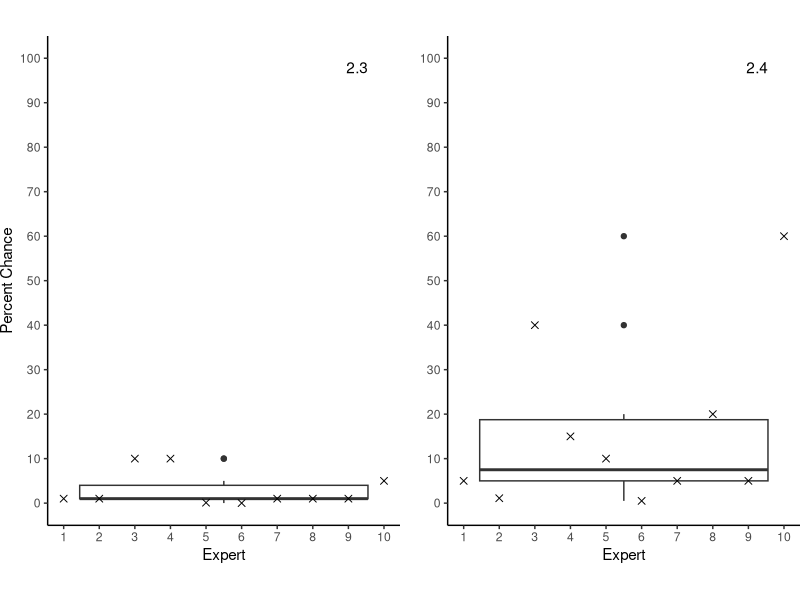
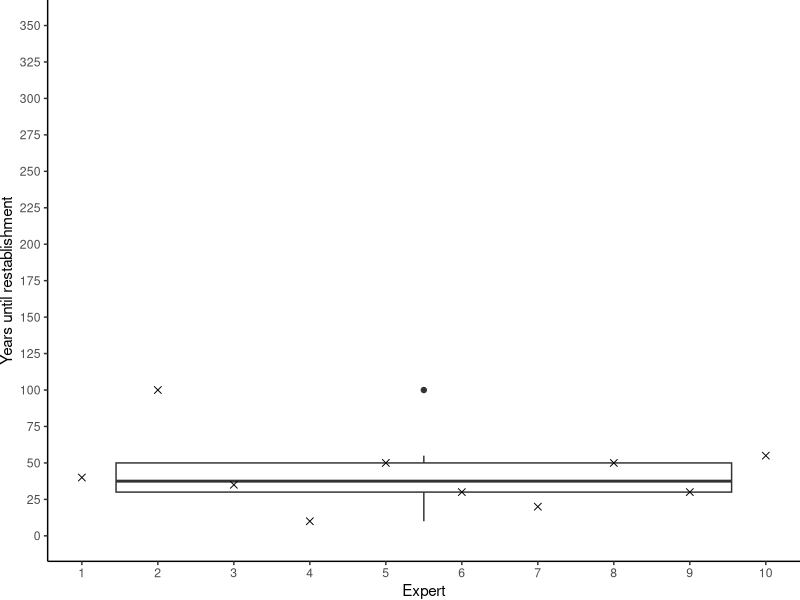
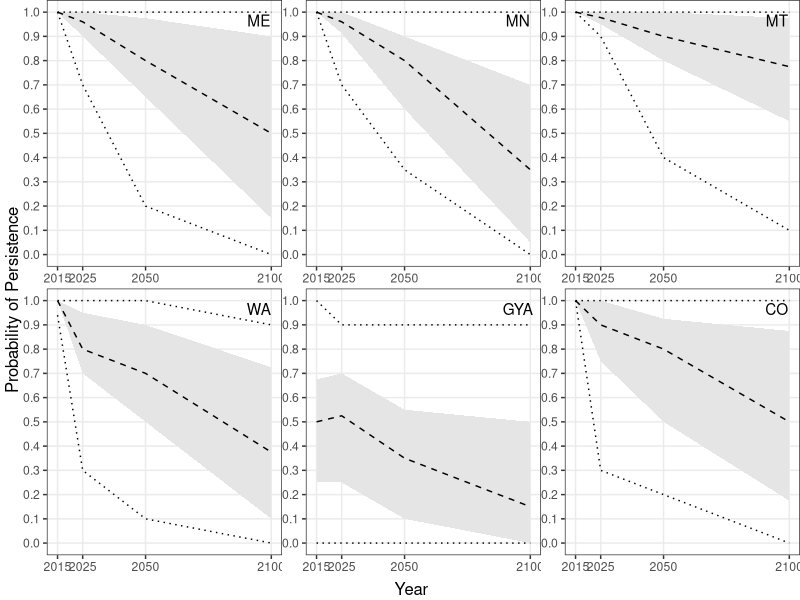
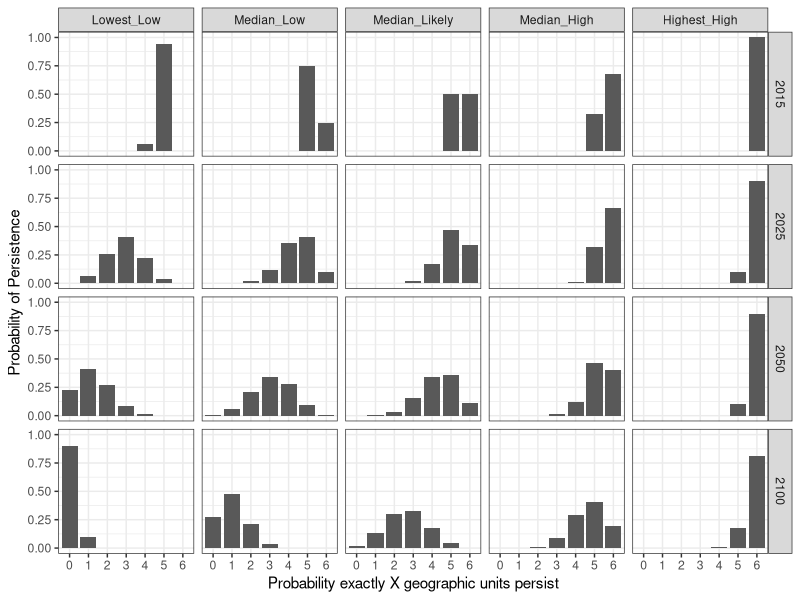
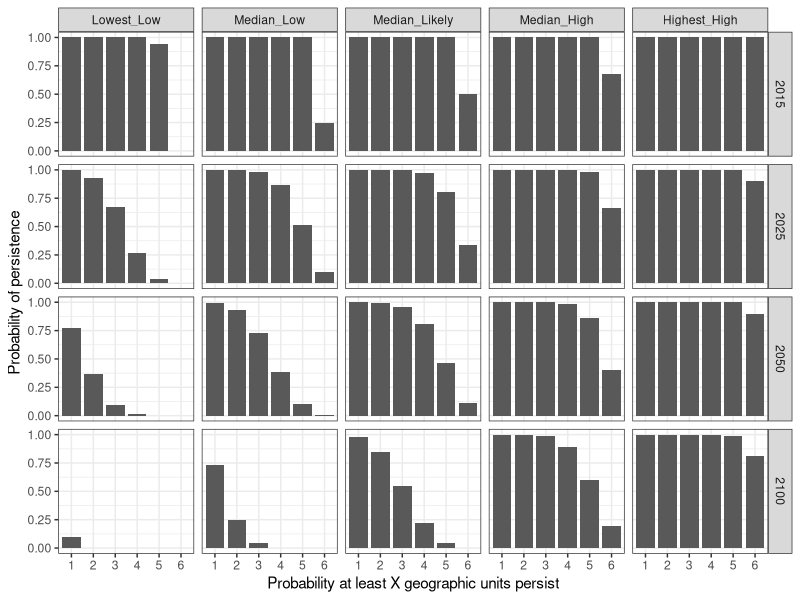

Generate these figures, in order, with R:
## ---- chunk 1
# Clear workspace
rm(list=ls())

# Load libraries
# ----Packages for Manipulating & Visualizing Data-----------
library(reshape2) # package for manipulating data
library(ggplot2) # package for plotting data
library(gridExtra) # package for manipulating the plotting window
library(plyr)
library(knitr)
opts_chunk$set(tidy.opts=list(width.cutoff=80),tidy=TRUE)
## ---- chunk 2
# Responses to redundancy question 3, entered by hand from the response record
redundancy3<-data.frame(expert<-c(1,2,3,4,5,6,7,8,9,10),
                        Q3<-c(1,1,10,10,0.1,0.01,1,1,1,5))
# Name the data columns for data on question 3
names(redundancy3)<-c("Expert","Q3")

# Create the plot for the responses to redundancy question 3
plot.Q3<-ggplot(redundancy3,aes(Expert,Q3))
Q3<-plot.Q3 + geom_boxplot() + geom_point(size=2,shape=4) +
  scale_x_continuous(breaks=seq(1,10,1)) + theme_bw() +
  theme(panel.border = element_blank(), panel.grid.major = element_blank(),
        panel.grid.minor = element_blank(),
        axis.line = element_line(colour = "black"),
        plot.margin=grid::unit(c(0,0,0,0), "mm")) +
  ylab("Percent Chance")+xlab("Expert") +
  scale_y_continuous(limits=c(0,100),breaks = seq(0,100,10)) +
  annotate("text",x=9.25,y=98,label="2.3") +  coord_fixed(0.125) 
# ggplot is the ploting function, geom_boxplot creates the boxplot and 
# geom_point adds data points to the figure.  Theme controls the format of the 
# plot, ylab and xlab and axis labels, scale_y_continuous controls the axis 
# range, and annotate adds a figure number

# Responses to redundancy question 4, entered by hand from the response record
redundancy4<-data.frame(expert<-c(1,2,3,4,5,6,7,8,9,10),
                        Q4<-c(5,1.1,40,15,10,0.5,5,20,5,60))
# Name the data columns for data on question 4
names(redundancy4)<-c("Expert","Q4")

# Create the plot for the responses to redundancy question 4
plot.Q4<-ggplot(redundancy4,aes(expert,Q4))
Q4<-plot.Q4 + geom_boxplot() + geom_point(size=2,shape=4)+
  scale_x_continuous(breaks=seq(1,10,1)) + theme_bw() +   ylab("") + 
  theme(panel.border = element_blank(), 
        panel.grid.major = element_blank(),
        panel.grid.minor = element_blank(),
        axis.line = element_line(colour = "black"),
        plot.margin=grid::unit(c(0,0,0,0), "mm")) + 
        xlab("Expert") + 
        scale_y_continuous(limits=c(0,100),breaks = seq(0,100,10)) +
        annotate("text",x=9.25,y=98,label="2.4") + 
        coord_fixed(0.125)
# Same plot a for question 3, different data

# Arrange and print the plots as a single figure
grid.arrange(Q3,Q4,ncol=2)
## ---- chunk 3
# Responses to redundancy question 5, entered by hand from the response files
redundancy5<-data.frame(expert<-rep(c(1,2,3,4,5,6,7,8,9,10),4),
      point<-c(rep("longest",10),rep("shortest",10),
               rep("most likely",10),rep("confidence",10)),
      value<-c(100,300,60,NA,100,50,25,NA,100,200,10,15,15,1,25,20,15,15,20,15,
               40,100,35,10,50,30,20,50,30,55,50,80,5,100,75,90,90,40,50,50))
# Name the data columns for data on redundancy question 5
names(redundancy5)<-c("expert","point","value")

# Manipulate data to ease calculations
redundancy.df<-dcast(redundancy5,expert~point)

# Compute 95% confidence bound for shortest time period
redundancy.df$shortest.95<-round(((redundancy.df$shortest-redundancy.df$most)/
                              redundancy.df$confidence)*95+redundancy.df$most)
# Compute 95% confidence bound for longest time period
redundancy.df$longest.95<- round(((redundancy.df$longest-redundancy.df$most)/
                              redundancy.df$confidence)*95+redundancy.df$most)

# Manipulate data again to ease figure production
redundancy5<-melt(redundancy.df,id.vars="expert")
redundancy5$value[redundancy5$value<0]<-0
redundancy5$variable<-factor(redundancy5$variable)
redundancy5$variable<-factor(redundancy5$variable,
                             levels(redundancy5$variable)[c(6,4,3,2,5,1)])

# Create the boxplot for the responses to redundancy question 5
plot.Q5.box<-ggplot(redundancy5[c(21:30),],aes(x=expert,y=value))
Q5.box<-plot.Q5.box +  geom_boxplot() +geom_point(size=2,shape=4) +
  ylab("Years until restablishment") + xlab("Expert") +  theme_bw() +
  theme(panel.border = element_blank(), panel.grid.major = element_blank(),
        panel.grid.minor = element_blank(), 
        axis.line = element_line(colour = "black"),
        plot.margin=grid::unit(c(0,0,0,0), "mm")) +
  scale_y_continuous(limits=c(0,350),breaks = seq(0,350,25)) + 
  scale_x_continuous(breaks = seq(0,10))
# Similar to the formating for Q3 & Q4

# Print the plot
Q5.box

# Create a table from a series of columns summaries to display the 
# responses to question 5
tableQ5<-matrix(c(
  median(redundancy5[redundancy5$variable=='most likely','value']),
  median(redundancy5[redundancy5$variable=='shortest.95','value']),
  median(redundancy5[redundancy5$variable=='longest.95','value'],na.rm=T)),
  nrow = 1)
tableQ5<-data.frame(tableQ5)
names(tableQ5)<-c("Median Years for Reestablishement","Median Lower 95% CI", "Median Upper 95% CI")

# Display the table
kable(tableQ5)
## ---- chunk 4

# read in resiliency data and organize it
# read in data file from workhop
resiliency.data<-read.csv("Resiliency Responses.csv")
# name the columns of data
names(resiliency.data)<-c("Geographic.Unit","Expert","Time.Period",
                          "Highest","Most.Likely","Lowest")
# reorganize the data and reassign names
resiliency.data<-melt(resiliency.data,c("Geographic.Unit","Expert",
                                        "Time.Period"))
names(resiliency.data)<-c("Geographic.Unit","Expert","Time.Period",
                          "Probability","value")
# make the expert column a factor for use in plotting
resiliency.data$Expert<-as.factor(resiliency.data$Expert)

# Filter by geographic unit
r.ME<-resiliency.data[resiliency.data$Geographic.Unit==
                        "Maine/NE",]
r.MN<-resiliency.data[resiliency.data$Geographic.Unit==
                        "MN/Lakes States",]
r.MT<-resiliency.data[resiliency.data$Geographic.Unit==
                        "Northwest MT/ NE Idaho",]
r.WA<-resiliency.data[resiliency.data$Geographic.Unit==
                        "Washington",]
r.GYA<-resiliency.data[resiliency.data$Geographic.Unit==
                         "Greater Yellowstone Area",]
r.CO<-resiliency.data[resiliency.data$Geographic.Unit==
                        "Colorado",]

# Compute Median value by Geographic Unit, Probabiliy, and Time Period
r.medians<-ddply(resiliency.data, .(Geographic.Unit,Probability,Time.Period),
                 summarise, median = median(value, na.rm = TRUE))
r.medians<-dcast(r.medians,Geographic.Unit+Time.Period~Probability)

# Filter by geographic unit
rm.ME<-r.medians[r.medians$Geographic.Unit=="Maine/NE",]
rm.MN<-r.medians[r.medians$Geographic.Unit=="MN/Lakes States",]
rm.MT<-r.medians[r.medians$Geographic.Unit=="Northwest MT/ NE Idaho",]
rm.WA<-r.medians[r.medians$Geographic.Unit=="Washington",]
rm.GYA<-r.medians[r.medians$Geographic.Unit=="Greater Yellowstone Area",]
rm.CO<-r.medians[r.medians$Geographic.Unit=="Colorado",]

# Create plot for each geographic unit

# Plot the probability of persistence responses at each time point by first 
# providing the y and x values to plot, the scale of the x and y axis.
# Geom_ribbon creates the confidence interval and geom_point displays the
# responses from each expert. The stat_summary lines create lines on the plot
# for the bounds across experts, and the median of the high and low responses. 

#Maine/NE (ME)
res.plot.ME <- ggplot(r.ME,aes(y=value, x=Time.Period)) + theme_bw() +
  scale_x_continuous(breaks=c(2015,2025,2050,2100)) +
  scale_y_continuous(limits=c(0,1),
                     breaks=c(0,0.1,0.2,0.3,0.4,0.5,0.6,0.7,0.8,0.9,1)) +
  geom_ribbon(data=rm.ME,aes(y=Most.Likely,ymin=Lowest, ymax=Highest),
              fill="grey90") +
  stat_summary(data=r.ME[r.ME$Probability=="Highest",],geom="line",fun.y="max",
               linetype="dotted") +
  stat_summary(data=r.ME[r.ME$Probability=="Lowest",],geom="line",fun.y="min",
               linetype="dotted") +
  stat_summary(data=r.ME[r.ME$Probability=="Most.Likely",],geom="line",
               fun.y="median",linetype="dashed") +
  annotate("text",x=2095,y=0.965,label="ME") +  
  theme(axis.title.x=element_blank(),
        axis.title.y=element_blank(),panel.grid.minor = element_blank(),
        plot.margin=grid::unit(c(0,0,0.75,0), "mm"))

#MN/Lakes States(MN)
res.plot.MN <- ggplot(r.MN, aes(y=value, x=Time.Period))+theme_bw() +
  scale_x_continuous(breaks=c(2015,2025,2050,2100)) +
  scale_y_continuous(limits=c(0,1),
                     breaks=c(0,0.1,0.2,0.3,0.4,0.5,0.6,0.7,0.8,0.9,1)) +
  geom_ribbon(data=rm.MN,aes(y=Most.Likely,ymin=Lowest, ymax=Highest),
              fill="grey90") +
  stat_summary(data=r.MN[r.MN$Probability=="Highest",],geom="line",fun.y="max",
               linetype="dotted") +
  stat_summary(data=r.MN[r.MN$Probability=="Lowest",],geom="line",fun.y="min",
               linetype="dotted") +
  stat_summary(data=r.MN[r.MN$Probability=="Most.Likely",],geom="line",
               fun.y="median",linetype="dashed") +
  annotate("text",x=2095,y=0.965,label="MN") +  
  theme(legend.position="none",axis.title.x=element_blank(),
        axis.title.y=element_blank(),panel.grid.minor = element_blank(),
        plot.margin=grid::unit(c(0,0,0.75,0), "mm"))

#Northwest MT/ NE Idaho
res.plot.MT <- ggplot(r.MT, aes(y=value, x=Time.Period))+theme_bw() +
  scale_x_continuous(breaks=c(2015,2025,2050,2100)) + 
  scale_y_continuous(limits=c(0,1),
                     breaks=c(0,0.1,0.2,0.3,0.4,0.5,0.6,0.7,0.8,0.9,1)) +
  geom_ribbon(data=rm.MT,aes(y=Most.Likely,ymin=Lowest, ymax=Highest),
              fill="grey90") +
  stat_summary(data=r.MT[r.MT$Probability=="Highest",],geom="line",fun.y="max",
               linetype="dotted") +
  stat_summary(data=r.MT[r.MT$Probability=="Lowest",],geom="line",fun.y="min",
               linetype="dotted") +
  stat_summary(data=r.MT[r.MT$Probability=="Most.Likely",],geom="line",
               fun.y="median",linetype="dashed") +
  annotate("text",x=2095,y=0.965,label="MT") +  
  theme(legend.position="none",axis.title.x=element_blank(),
        axis.title.y=element_blank(),panel.grid.minor = element_blank(),
        plot.margin=grid::unit(c(0,0,0.75,0), "mm"))

#Washington
res.plot.WA <- ggplot(r.WA, aes(y=value, x=Time.Period)) + theme_bw() +
  scale_x_continuous(breaks=c(2015,2025,2050,2100)) + 
  scale_y_continuous(limits=c(0,1),
                     breaks=c(0,0.1,0.2,0.3,0.4,0.5,0.6,0.7,0.8,0.9,1))+
  geom_ribbon(data=rm.WA,aes(y=Most.Likely,ymin=Lowest, ymax=Highest),
              fill="grey90") +
  stat_summary(data=r.WA[r.WA$Probability=="Highest",],geom="line",fun.y="max",
               linetype="dotted") +
  stat_summary(data=r.WA[r.WA$Probability=="Lowest",],geom="line",fun.y="min",
               linetype="dotted") +
  stat_summary(data=r.WA[r.WA$Probability=="Most.Likely",],geom="line",
               fun.y="median",linetype="dashed") +
  annotate("text",x=2095,y=0.965,label="WA") +  
  theme(legend.position="none",axis.title.x=element_blank(),
        axis.title.y=element_blank(),panel.grid.minor = element_blank(),
        plot.margin=grid::unit(c(0,0,0.75,0), "mm"))

#Greater Yellowstone Area
res.plot.GYA <- ggplot(r.GYA, aes(y=value, x=Time.Period)) + theme_bw() +
  scale_x_continuous(breaks=c(2015,2025,2050,2100)) + 
  scale_y_continuous(limits=c(0,1),
                     breaks=c(0,0.1,0.2,0.3,0.4,0.5,0.6,0.7,0.8,0.9,1)) +
  geom_ribbon(data=rm.GYA,aes(y=Most.Likely,ymin=Lowest, ymax=Highest),
              fill="grey90") +
  stat_summary(data=r.GYA[r.GYA$Probability=="Highest",],geom="line",
               fun.y="max",linetype="dotted") +
  stat_summary(data=r.GYA[r.GYA$Probability=="Lowest",],geom="line",
               fun.y="min",linetype="dotted") +
  stat_summary(data=r.GYA[r.GYA$Probability=="Most.Likely",],geom="line",
               fun.y="median",linetype="dashed") +
  annotate("text",x=2095,y=0.965,label="GYA") +  
  theme(legend.position="none",axis.title.x=element_blank(),
        axis.title.y=element_blank(),panel.grid.minor = element_blank(),
        plot.margin=grid::unit(c(0,0,0.75,0), "mm"))

#Colorado
res.plot.CO <- ggplot(r.CO, aes(y=value, x=Time.Period)) + theme_bw() +
  scale_x_continuous(breaks=c(2015,2025,2050,2100)) + 
  scale_y_continuous(limits=c(0,1),
                     breaks=c(0,0.1,0.2,0.3,0.4,0.5,0.6,0.7,0.8,0.9,1)) + 
  geom_ribbon(data=rm.CO,aes(y=Most.Likely,ymin=Lowest, ymax=Highest),
              fill="grey90") +
  stat_summary(data=r.CO[r.CO$Probability=="Highest",],geom="line",fun.y="max",
               linetype="dotted") +
  stat_summary(data=r.CO[r.CO$Probability=="Lowest",],geom="line",fun.y="min",
               linetype="dotted") +
  stat_summary(data=r.CO[r.CO$Probability=="Most.Likely",],geom="line",
               fun.y="median",linetype="dashed") +
  annotate("text",x=2095,y=0.965,label="CO") +  
  theme(legend.position="none",axis.title.x=element_blank(),
        axis.title.y=element_blank(),panel.grid.minor = element_blank(),
        plot.margin=grid::unit(c(0,0,0.75,0), "mm"))

#Plot
grid.arrange(res.plot.ME,res.plot.MN,res.plot.MT,res.plot.WA,res.plot.GYA,
             res.plot.CO,ncol=3,left="Probability of Persistence",bottom="Year")
## ---- chunk 5
# Summaries of median probabilities
# create empty vector to bind results to
r.summary<-0

# loop through data to compute median and find max and min
for (i in unique(resiliency.data$Geographic.Unit)){
  for (j in unique(resiliency.data$Time.Period)){
    for (k in unique(resiliency.data$Probability)){
      r.summary<-rbind(r.summary,
            c(i,j,k,"median",median(resiliency.data[
              resiliency.data$Geographic.Unit==i&resiliency.data$Time.Period==j
              &resiliency.data$Probability==k,"value"],na.rm=T),
              "max",max(resiliency.data[resiliency.data$Geographic.Unit==i
              &resiliency.data$Time.Period==j&resiliency.data$Probability==k,
              "value"],na.rm=T),
              "min",min(resiliency.data[resiliency.data$Geographic.Unit==i&
              resiliency.data$Time.Period==j&resiliency.data$Probability==k,
              "value"],na.rm=T)))
    }
  }
}
# Remove empty first row
r.summary<-r.summary[-1,]
# Convert to data.frame and name columns
r.summary<-data.frame(Geographic.Unit=r.summary[,1],Time.Period=r.summary[,2],
                      Probability=r.summary[,3],median=r.summary[,5],
                      max=r.summary[,7],min=r.summary[,9])
# Organize for easier processing and graphing
r.summary<-melt(r.summary,id.vars=c("Geographic.Unit","Time.Period",
                                    "Probability"),
                measure.vars=c("median","max","min"))

# Remove unwanted rows
r.summary.big<-r.summary[!(r.summary$Probability=="Highest"&
                             r.summary$variable=="min"),]
r.summary.big<-r.summary.big[!(r.summary.big$Probability=="Lowest"&
                                 r.summary.big$variable=="max"),]
r.summary.big<-r.summary.big[!(r.summary.big$Probability=="Most.Likely"&
                                 r.summary.big$variable=="min"),]
r.summary.big<-r.summary.big[!(r.summary.big$Probability=="Most.Likely"&
                                 r.summary.big$variable=="max"),]
# order the data by time period, variable, and probability
r.summary.big<-r.summary.big[order(r.summary.big$Time.Period,
                                   r.summary.big$variable,
                                   r.summary.big$Probability),]
# number the rows
row.names(r.summary.big)<-1:nrow(r.summary.big)


convolve.binomial <- function(p) {
  # p is a vector of probabilities of Bernoulli distributions.
  # here p is response for the probability of each geographic unit persisting
  # The convolution of these distributions is returned as a vector
  # `z` where z[i] is the probability of i-1, i=1, 2, ..., length(p)+1.
  n <- length(p) + 1
  z <- c(1, rep(0, n-1))
  sapply(p, function(q) {z <<- (1-q)*z + q*(c(0, z[-n])); q})
  z
}

n<-1:nrow(r.summary.big) # variable for rows in results
#Create a list to store results
p.results<-list(name=character(0),p=matrix(NA,max(n)/6,7))
# convert the list structure to character
r.summary.big[]<-lapply(r.summary.big,as.character)
# Name the results in the first element of the list and assign the results of 
# the convolve function to the for (i in n[seq(1, length(n), 6)]){
for (i in n[seq(1, length(n), 6)]){
  j<-(i+5)/6
  p.results$name[j]<-paste(r.summary.big[i,2],".",r.summary.big[i,3],".",
                           r.summary.big[i,4])
  p.results$p[j,]<-convolve.binomial(as.numeric(r.summary.big[i:(i+5),5]))
}

#Manipulate the results
# flip the resulting persistence probabilities from the convolve function
#  horizontally to order from 6 persisting to 1
p.results$p<-p.results$p[,ncol(p.results$p):1]
# Name the columns
colnames(p.results$p)<-c(6,5,4,3,2,1,0)
# Name the rows
rownames(p.results$p)<-p.results$name
# drop the name portion of the list and retain the matrix only
p.results<-p.results$p
# Compute cumulative probabilities of persistence
c.results <- t(apply(p.results, 1, cumsum))
p.results<-melt(p.results) # Reorganize the results
names(p.results)<-c("name","Units", "Probability") # add names to the columns
# edit the text in the results, extracting the time period
Time.Period <- sub(" .*","", p.results[,1])
# combine them
p.results<-cbind(p.results,Time.Period)
# edit the text of the first column
p.results[,1]<-gsub(" . ",".",p.results[,1])
p.results[,1]<-substr(p.results[,1],6,100)
p.results[,1]<-gsub(" ","",p.results[,1])
# label the result probability type
p.results$Variable<-rep("Probability",nrow(p.results))
# Repeat for the cumulative probability results
c.results<-melt(c.results)
names(c.results)<-c("name","Units", "Probability")
Time.Period <- sub(" .*","", c.results[,1])
c.results<-cbind(c.results,Time.Period)
c.results[,1]<-gsub(" . ",".",c.results[,1])
c.results[,1]<-substr(c.results[,1],6,100)
c.results[,1]<-gsub(" ","",c.results[,1])
c.results$Variable<-rep("Cumulative Probability",nrow(c.results))
# Combine the results
res.summary.data<-rbind(p.results,c.results)
# Change the names, create a data.frame for each figure,
# Convert the unit column to a factor, and order the factors for the figure
res.summary.data[res.summary.data$name=="Highest.max","name"]<-"Highest_High"
res.summary.data[res.summary.data$name=="Highest.median","name"]<-"Median_High"
res.summary.data[res.summary.data$name=="Most.Likely.median","name"]<-
  "Median_Likely"
res.summary.data[res.summary.data$name=="Lowest.median","name"]<-"Median_Low"
res.summary.data[res.summary.data$name=="Lowest.min","name"]<-"Lowest_Low"

# Separate the data by probablity of a given number of units persisting and the
# cumulative probability that at least a given number persist
res.summary.p<-res.summary.data[res.summary.data$Variable =="Probability",]
res.summary.cp<-res.summary.data[res.summary.data$Variable==
                                   "Cumulative Probability",]

# Create factors and sort data for plotting
res.summary.p$Units<-factor(res.summary.p$Units, 
                            levels=c("0","1","2","3","4","5","6"))
res.summary.p$name<-factor(res.summary.p$name,
                           levels = c('Lowest_Low','Median_Low','Median_Likely',
                                      'Median_High','Highest_High'))
res.summary.p<-res.summary.p[order(res.summary.p[,4],res.summary.p[,1],
                                   res.summary.p[,2]),]

#Create plot
res.plot.summary.p <- ggplot(data=res.summary.p,aes(y=Probability,x=Units)) +
  geom_bar(stat="identity", width=0.85) + facet_grid(Time.Period~name) + 
  scale_x_discrete(limits=c("0","1","2","3","4","5","6"),
                   labels=c("0","1","2","3","4","5","6")) + 
  xlab("Probability exactly X geographic units persist") + 
  ylab("Probability of Persistence") + theme_bw()
# select the data for the probability density figure, 
# assign the x and y variables; select the data for the probability density 
# figure, assign the x and y variables for ploting, make a bar graph, 
# add the faceting, define the x axis, label the axes, and set the theme

# Show the plot
res.plot.summary.p

# Repeate for cumulative probablity plot
res.summary.cp$Units<-factor(res.summary.cp$Units, 
                             levels=c("0","1","2","3","4","5","6"))
res.summary.cp$name<-factor(res.summary.cp$name, 
                            levels = c('Lowest_Low','Median_Low',
                                       'Median_Likely','Median_High',
                                       'Highest_High'))
res.summary.cp<-res.summary.cp[order(res.summary.cp[,4],res.summary.cp[,1],
                                     res.summary.cp[,2]),]

res.plot.summary.cp <- ggplot(data=res.summary.cp,aes(y=Probability,x=Units)) +
  geom_bar(stat="identity", width=0.85) + facet_grid(Time.Period~name) + 
  scale_x_discrete(limits=c("1","2","3","4","5","6"),
                   labels=c("1","2","3","4","5","6")) +
  xlab("Probability at least X geographic units persist") + 
  ylab("Probability of persistence") + theme_bw()

# Show the figure
res.plot.summary.cp
